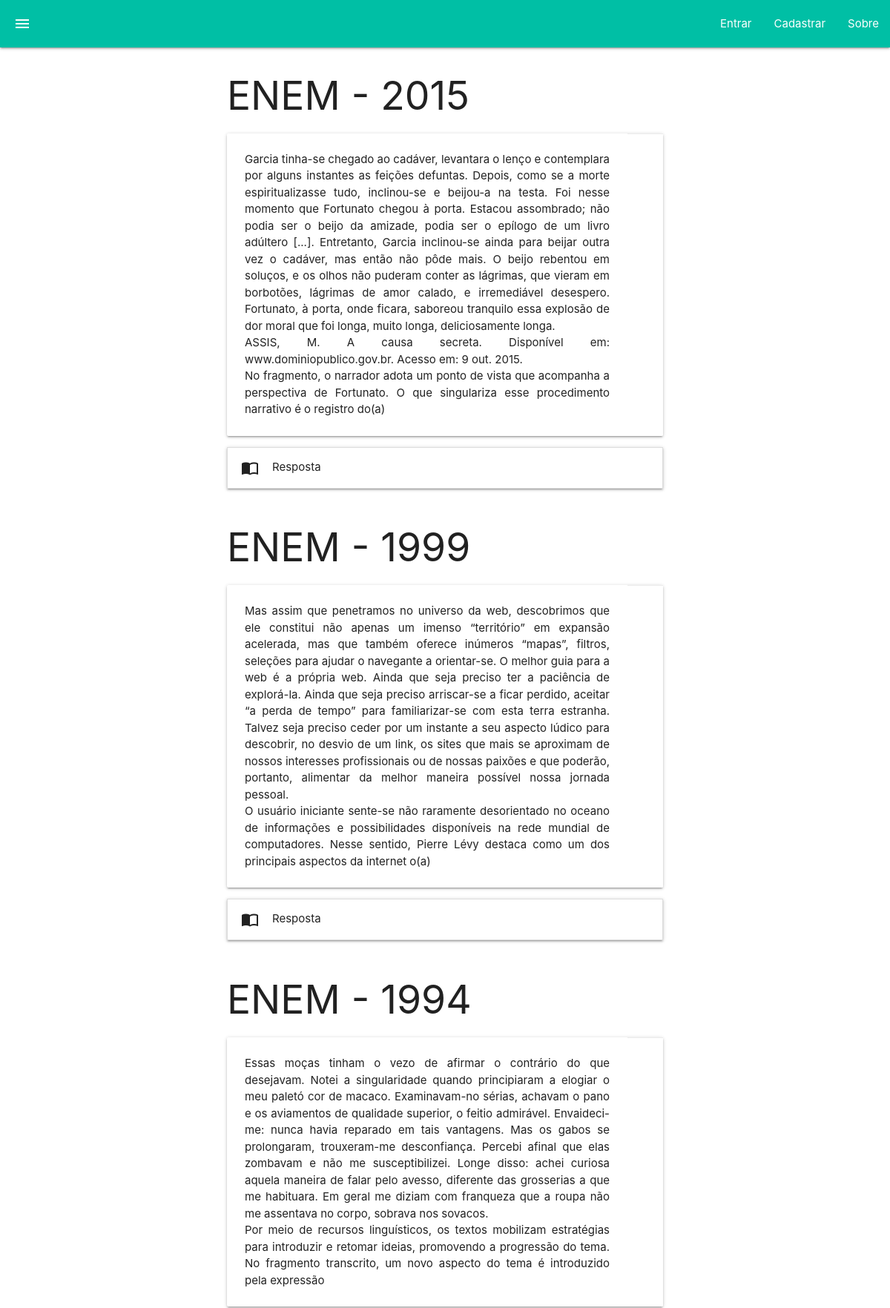
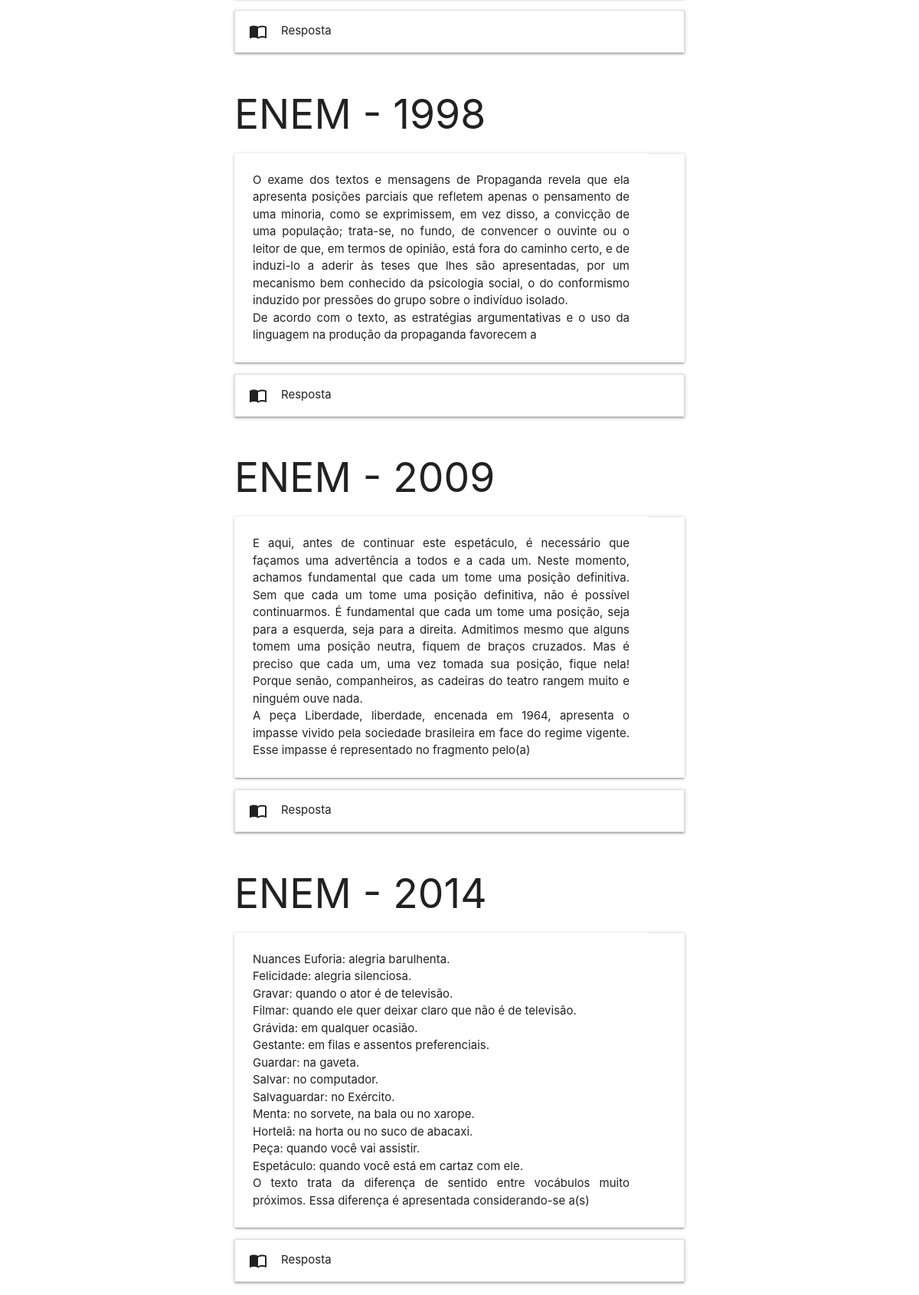
Page /Sistema/materialize-v1.0.0/index.php (upper part) on the committed database (2 pictures, top to bottom).
### tables this page shows
CREATE TABLE `perguntas` (
  `perg_cod` int(11) NOT NULL,
  `perg_ano` year(4) NOT NULL,
  `perg_vestibular` varchar(25) NOT NULL,
  `perg_materia` varchar(20) NOT NULL,
  `perg_conteudo` text NOT NULL,
  `perg_data` date NOT NULL,
  `perg_usuario` int(11) NOT NULL,
  `perg_alternativacorreta` varchar(2) NOT NULL
);

### Sistema/materialize-v1.0.0/src/perguntas.php (the view, shortened to what this page needs)
	<?php
		include('conexao.php');
		$query = "select * from perguntas";
		$result= mysqli_query($conexao,$query);
		while($conteudo = mysqli_fetch_array($result)){
		$pergunta = utf8_encode($conteudo['perg_conteudo']);
		$id_pergunta = $conteudo['perg_cod'];
		$ano = $conteudo['perg_ano'];
		$vestibular = $conteudo['perg_vestibular'];
		echo '<div class="container" align="justify">
		<div id=',"{$id_pergunta}",' class="row"">
		<div class="">
		<h2>',"{$vestibular} - {$ano}",'</h2>
			<div class="card horizontal">
				<div class="card-content">
					<p>',"{$pergunta}",'</p>
				</div>
			<div class="card-action">
			</div>
			</div>
			<ul class="collapsible">
	   			 <li>
	      <div class="collapsible-header"><i class="material-icons">import_contacts</i>Resposta</div>
	      <div class="collapsible-body"><form action="src/verificaresposta.php" method="post">';
	echo '<button type="submit" class="waves-effect waves-light btn"><i class="material-icons right">arrow_forward</i>Responder</button></form></div>
	    </li>
	  </ul>
			</div>
		</div>
		</div>';
	}
?>

### Sistema/materialize-v1.0.0/index.php (shortened to what this page needs)
<!DOCTYPE html>
<html lang="pt-br">
  <head>
    <link type="text/css" rel="stylesheet" href="css/materialize.min.css"  media="screen,projection"/>
  </head>
  <body>
    <nav id="nav">
      <div class="nav-wrapper teal accent-4">
        <ul id="nav-mobile" class="right">
          <?php if(empty($_SESSION['autenticado'])):;?>
          <li><a href="#modal1" class="modal-trigger">Entrar</a></li>
          <li><a href="#modal2" class="modal-trigger">Cadastrar</a></li>
          <?php else: echo "<li><a>{$_SESSION['autenticado']}</a></li><li><a href='src/logout.php'>Sair</a></li>";
          endif;?>
          <li><a href="sobre.php">Sobre</a></li>
        </ul>
        <a href="#" data-target="slide-out" class="sidenav-trigger show-on-large"><i class="material-icons">menu</i></a>
      </div>
    </nav>
  <div class="container" id="cardanswer">
    <?php include('src/perguntas.php');
    ?>
  </div>
  </body>
</html>

### Sistema/materialize-v1.0.0/index.php (style rules this page uses)
html, body { height: 100%; margin: 0; }

### rows in the picture
perguntas: perg_vestibular "ENEM", perg_ano "2015", perg_conteudo "Garcia tinha-se chegado ao cadáver, levantara o lenço e contemplara por alguns instantes as feições defuntas. Depois, como se a morte espiritualizasse tudo, inclinou-se e beijou-a na testa. Foi nesse momento que Fortunato chegou à porta. Estacou assombrado; não podia ser o beijo da amizade, podia ser o epílogo de um livro adúltero [...]. Entretanto, Garcia inclinou-se ainda para beijar outra vez o cadáver, mas então não pôde mais. O beijo rebentou em soluços, e os olhos não puderam conter as lágrimas, que vieram em borbotões, lágrimas de amor calado, e irremediável desespero. Fortunato, à porta, onde ficara, saboreou tranquilo essa explosão de dor moral que foi longa, muito longa,…"
perguntas: perg_vestibular "ENEM", perg_ano "1999", perg_conteudo "Mas assim que penetramos no universo da web, descobrimos que ele constitui não apenas um imenso “território” em expansão acelerada, mas que também oferece inúmeros “mapas”, filtros, seleções para ajudar o navegante a orientar-se. O melhor guia para a web é a própria web. Ainda que seja preciso ter a paciência de explorá-la. Ainda que seja preciso arriscar-se a ficar perdido, aceitar “a perda de tempo” para familiarizar-se com esta terra estranha. Talvez seja preciso ceder por um instante a seu aspecto lúdico para descobrir, no desvio de um link, os sites que mais se aproximam de nossos interesses profissionais ou de nossas paixões e que poderão, portanto, alimentar da melhor maneira…"
perguntas: perg_vestibular "ENEM", perg_ano "1994", perg_conteudo "Essas moças tinham o vezo de afirmar o contrário do que desejavam. Notei a singularidade quando principiaram a elogiar o meu paletó cor de macaco. Examinavam-no sérias, achavam o pano e os aviamentos de qualidade superior, o feitio admirável. Envaideci-me: nunca havia reparado em tais vantagens. Mas os gabos se prolongaram, trouxeram-me desconfiança. Percebi afinal que elas zombavam e não me susceptibilizei. Longe disso: achei curiosa aquela maneira de falar pelo avesso, diferente das grosserias a que me habituara. Em geral me diziam com franqueza que a roupa não me assentava no corpo, sobrava nos sovacos. Por meio de recursos linguísticos, os textos mobilizam estratégias para introduzir e…"
perguntas: perg_vestibular "ENEM", perg_ano "1998", perg_conteudo "O exame dos textos e mensagens de Propaganda revela que ela apresenta posições parciais que refletem apenas o pensamento de uma minoria, como se exprimissem, em vez disso, a convicção de uma população; trata-se, no fundo, de convencer o ouvinte ou o leitor de que, em termos de opinião, está fora do caminho certo, e de induzi-lo a aderir às teses que lhes são apresentadas, por um mecanismo bem conhecido da psicologia social, o do conformismo induzido por pressões do grupo sobre o indivíduo isolado. De acordo com o texto, as estratégias argumentativas e o uso da linguagem na produção da propaganda favorecem a"
perguntas: perg_vestibular "ENEM", perg_ano "2009", perg_conteudo "E aqui, antes de continuar este espetáculo, é necessário que façamos uma advertência a todos e a cada um. Neste momento, achamos fundamental que cada um tome uma posição definitiva. Sem que cada um tome uma posição definitiva, não é possível continuarmos. É fundamental que cada um tome uma posição, seja para a esquerda, seja para a direita. Admitimos mesmo que alguns tomem uma posição neutra, fiquem de braços cruzados. Mas é preciso que cada um, uma vez tomada sua posição, fique nela! Porque senão, companheiros, as cadeiras do teatro rangem muito e ninguém ouve nada. A peça Liberdade, liberdade, encenada em 1964, apresenta o impasse vivido pela sociedade brasileira em face do regime…"
perguntas: perg_vestibular "ENEM", perg_ano "2014", perg_conteudo "Nuances Euforia: alegria barulhenta. Felicidade: alegria silenciosa. Gravar: quando o ator é de televisão. Filmar: quando ele quer deixar claro que não é de televisão. Grávida: em qualquer ocasião. Gestante: em filas e assentos preferenciais. Guardar: na gaveta. Salvar: no computador. Salvaguardar: no Exército. Menta: no sorvete, na bala ou no xarope. Hortelã: na horta ou no suco de abacaxi. Peça: quando você vai assistir. Espetáculo: quando você está em cartaz com ele. O texto trata da diferença de sentido entre vocábulos muito próximos. Essa diferença é apresentada considerando-se a(s)"
